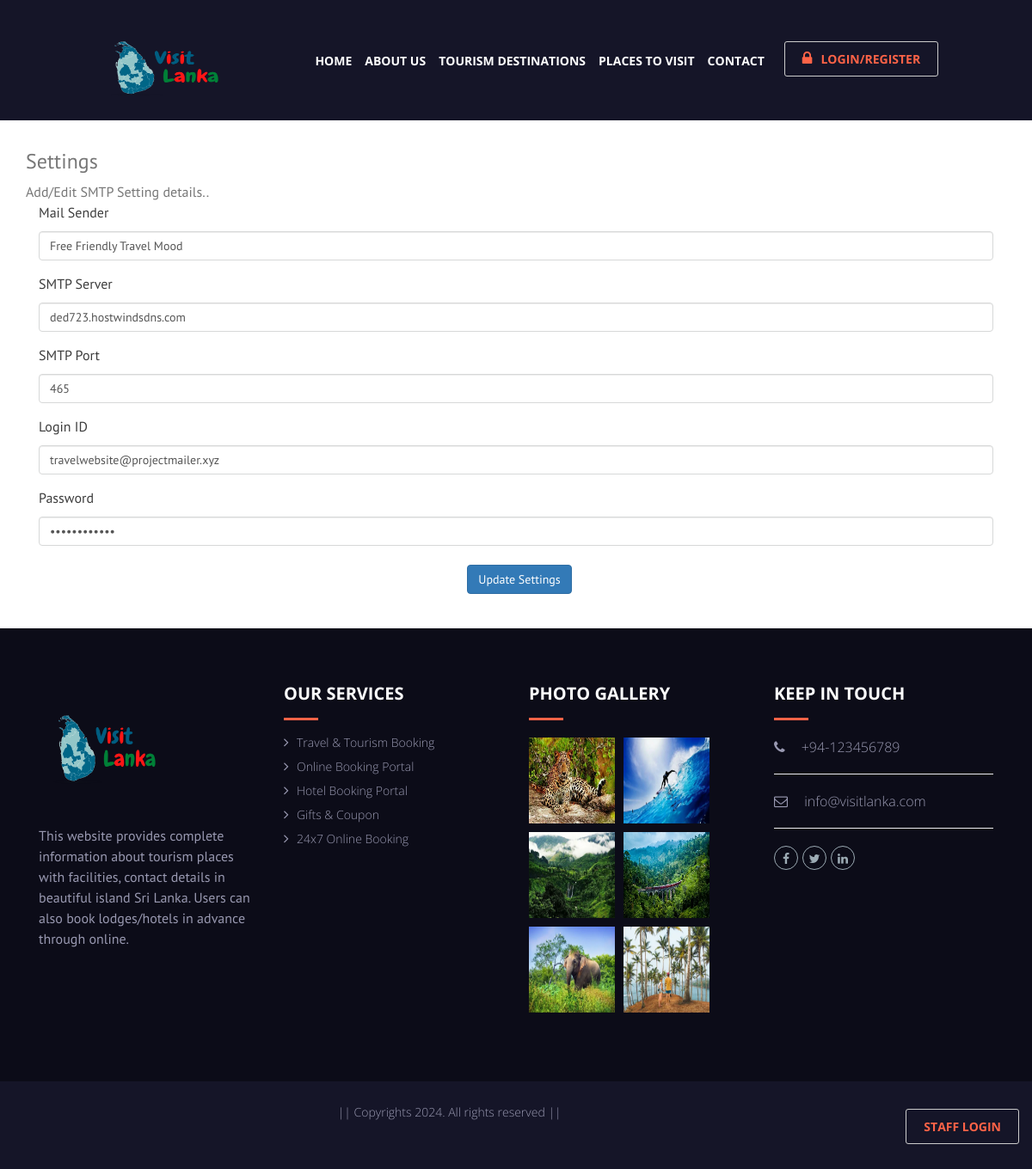
The app's page /mailsetting.php with its own data.
### tables this page shows
CREATE TABLE `mail_setting` (
  `settingid` int(10) NOT NULL,
  `settingtype` varchar(25) NOT NULL,
  `settingdetails` text NOT NULL,
  `status` varchar(10) NOT NULL
);

### mailsetting.php (the view, shortened to what this page needs)
<?php
include("header.php");
?>
<?php
$sqledit = "SELECT * FROM mail_setting where settingtype='SMTP'";
$qsqledit = mysqli_query($con, $sqledit);
$rsedit = mysqli_fetch_array($qsqledit);
$smtpdetails = unserialize($rsedit['settingdetails']);
?>
<section class="ftco-section bg-light" style="padding-top: 15px;">
	<div class="container">
		<div class="row">
			<div class="col-md-12 ftco-animate">
				<div class="job-post-item bg-white p-4 d-block align-items-center">
					<div class="mb-4 mb-md-1 mr-12">
						<div class="job-post-item-header d-flex align-items-center">
							<h2 class="mr-3 text-black h3">Settings</h2>
							<div class="page-title-subheading">Add/Edit SMTP Setting details..
							</div>
						</div>
						<div class="tab-content">
							<div>
								<div class="main-card mb-3 card">
									<div class="card-body">
										<form method="post" onsubmit="return validatesubmit()" action="">
											<div class="form-row">
												<div class="col-md-12">
													<div class="position-relative form-group">
														<label for="exampleCity" class="">Mail Sender</label>
														<input name="mailsender" id="mailsender" type="text" class="form-control" value="<?php echo $smtpdetails['mailsender']; ?>">
													</div>
												</div>
												<div class="col-md-12">
													<div class="position-relative form-group">
														<label for="exampleCity" class="">SMTP Server</label>
														<input name="smtpserver" id="smtpserver" type="text" class="form-control" value="<?php echo $smtpdetails['smtpserver']; ?>">
													</div>
												</div>
											</div>
											<div class="form-row">
												<div class="col-md-12">
													<div class="position-relative form-group">
														<label for="exampleCity" class="">SMTP Port</label>
														<input name="smtpport" id="smtpport" type="text" class="form-control" value="<?php echo $smtpdetails['smtpport']; ?>">
													</div>
												</div>
											</div>
											<div class="form-row">
												<div class="col-md-12">
													<div class="position-relative form-group">
														<label for="exampleCity" class="">Login ID</label>
														<input name="loginid" id="loginid" type="text" class="form-control" value="<?php echo $smtpdetails['loginid']; ?>">
													</div>
												</div>
											</div>
											<div class="form-row">
												<div class="col-md-12">
													<div class="position-relative form-group">
														<label for="exampleCity" class="">Password</label>
														<input name="password" id="password" type="password" class="form-control" value="<?php echo $smtpdetails['password']; ?>">
													</div>
												</div>
											</div>
											<div class="col-md-12">
											</div>
											<center><button class="mt-2 btn btn-primary" name="submit" type="submit">Update Settings</button></center>
										</form>
									</div>
								</div>
							</div>
						</div>
</section>
<?php
include("footer.php");
?>

### css/typography.css (style rules this page uses)
* { box-sizing:border-box; -o-box-sizing:border-box; -ms-box-sizing:border-box; -moz-box-sizing:border-box; -webkit-box-sizing:border-box; }
body { color: #777777; font-size: 16px; font-weight: 300; line-height:24px; background-color: #fff; font-family: 'PT Sans', sans-serif; -webkit-font-smoothing: antialiased; }
body h1, body h2, body h3, body h4, body h5, body h6 { color: #373737; font-weight: 400; line-height: 1.2; font-style: normal; margin: 0px 0px 0px 0px; font-family: 'Open Sans', sans-serif; -moz-osx-font-smoothing: grayscale; }
h2 { font-size: 30px; }
header, detail, article, aside, hgroup, nav, section, figure, figcaption, footer { display:block; }
label { color: #3d3d3d; display: block; font-weight: 400; margin-bottom: 10px; }
button { border: none; }
textarea, input[type="text"], input[type="password"], input[type="datetime"], input[type="datetime-local"], input[type="date"], input[type="month"], input[type="time"], input[type="week"], input[type="number"], input[type="email"], input[type="url"], input[type="search"], input[type="tel"], input[type="color"], .uneditable-input { outline: none; font-size: 14px; font-weight: normal; line-height: normal; display: inline-block; vertical-align: middle; box-sizing: border-box; border: 1px solid #d7d8d8; -moz-box-sizing: border-box; -webkit-box-sizing: border-box; }

### style.css (style rules this page uses)
.text, section, .iqoniq_wrapper, .iqoniq_contant_wrapper, header { float: left; width: 100%; position: relative; }
footer, section { padding: 66px 0 40px; }
.btn { margin-top: 6px; margin-left: 8px; }
.tab-content { float: left; width: 100%; }

### css/colour.css (style rules this page uses)
label, .mg_btn1, textarea, .iq-team, .our-room, .view_btn, .nav li a, input, .tag, .mg_login a, .mg_table ul, .mg_services, .blog_title a, .mg_zoom_icon, .mg_login a i, .page-numbers, .mg_services i, .mg_rss_list li, .mg_blog_meta a, .mg_social li a, .mg_blog_medium, .mg_search_tab *, .mg_blog_listing, .mg_rss_list li a, .blog-meta-list a, .mg_hotel_nav2 li a, .mg_hotel_destination, .mg_pricing .text h6 a, .widget_archives ul li, .mg_rss_list li:before, .widget_archives ul li a, .blog-meta-list li a span, .mg_hotel_nav2 li a:before, .widget_flicker ul li a img, h1 a, h2 a, h3 a, h4 a, h5 a, h6 a, .dl-menuwrapper .dl-trigger, .dl-menuwrapper li a, .widget_archives ul li:before, .kode-pagination .page-numbers, .mg_sub_banner .breadcrumb li a, .mg_hotel_destination figure img, .mg_destination_bg .mg_theme_logo, .mg_blog_full-slider .slick-dots button, .mg_pricing, .mg_navigation li a { transition: all 0.3s ease-in-out; }

### records on screen
mail_setting: mailsender "Free Friendly Travel Mood", smtpserver "ded723.hostwindsdns.com", smtpport "465", loginid "travelwebsite@projectmailer.xyz"
